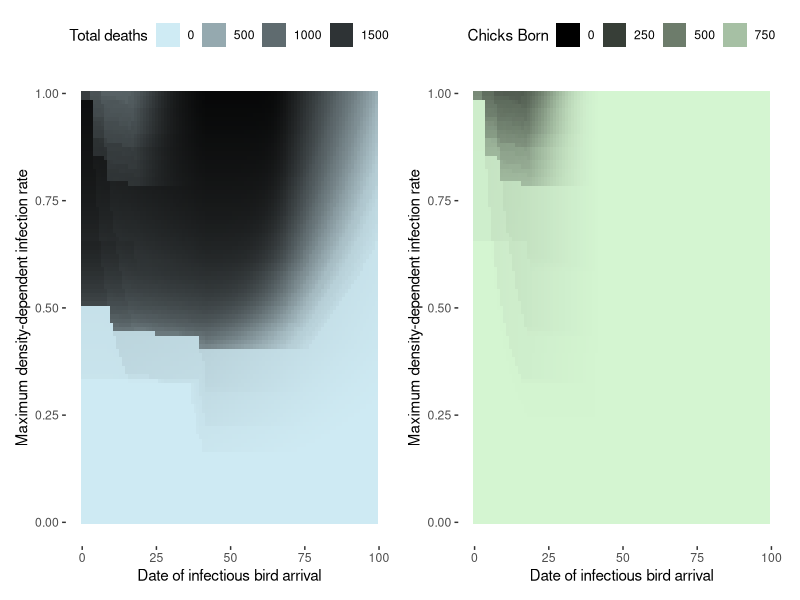

Generate this figure with R:
# Preliminary seabird colony SID model
# L.U.T. 2023-09-11
library(tidyverse)
library(patchwork)

# Biological parameters
SEASON_LENGTH          <- 121       # Number of days between May 1 and September 1
MIGRATION_INCOMING_DAY <- 0         # Season day that adults begin migrating into the breeding ground (May 1)
MIGRATION_OUTGOING_DAY <- 76        # Season day that adults begin migrating out of the breeding ground (July 15)
MIGRATION_IN_RATE      <- 0.05      # S adults arriving per day via migration (proportion of max population)
MIGRATION_OUT_RATE     <- 0.02      # S birds leaving per day via migration (proportion of current population)
INCOMING_I_RATE        <- 0.01     # I adults arriving on infection day (proportion of max population)

MAX_ADULTS             <- 1000      # Total population size of adults

HATCH_DAY              <- 42        # Season day that chicks start hatching (29 days after May 14)              

PRODUCTIVITY <- 0.5 * 2.33 * 0.81   # Productivity rate (== nests per parent * clutch size * hatch rate)

MAX_CHICKS             <- MAX_ADULTS * PRODUCTIVITY

# Infection rate function, scaling exponentially from 0 to 0.5 across the range from 0 to max individuals
ir <- function(n, maxInfectionRate) {
    b <- 0.00001  # Parameter b controls the rate of increase
    maxInfectionRate * (exp(b*n)-1) / (exp(b*(MAX_ADULTS+MAX_CHICKS))-1)
}

DEATH_RATE  <- 0.30       

# Function to simulate disease dynamics based on variable infection day
simulateSeason <- function(maxInfectionRate, infectionDay) {
    # Initialize model trackers
    S <- 0
    I <- 0
    D <- 0
    adultCounter <- 0

    for (day in 0:SEASON_LENGTH) {
        ## Migration and hatching

        # Incoming migration of susceptible adults
        if (day >= MIGRATION_INCOMING_DAY & adultCounter < MAX_ADULTS) {
            newAdults <- MAX_ADULTS * MIGRATION_IN_RATE
            adultCounter <- adultCounter + newAdults
            S <- S + newAdults
        }

        # Hatch chicks
        if (day == HATCH_DAY) {
            newChicks <- floor(S * PRODUCTIVITY)
            S <- S + newChicks
        }

        # Outgoing migration of susceptible (i.e., healthy) birds only
        if (day >= MIGRATION_OUTGOING_DAY) {
            S <- S - S * MIGRATION_OUT_RATE
        }

        # On infection day, add burst of infectious adults
        if (day == infectionDay) {
            I <- I + MAX_ADULTS * INCOMING_I_RATE
        } 

        ## Infection  updates

        infectionRate <- ir(S+I, maxInfectionRate)
        newInfections <- min(S, floor(infectionRate * (S*I)/(S+I)))
        newDeaths <- min(I, floor(DEATH_RATE * I))

        S <- S - newInfections
        I <- I + newInfections - newDeaths
        D <- D + newDeaths
    }

    monitor <- tibble(Max_Infection_Rate = maxInfectionRate,
                      Infection_Day = infectionDay,
                      Chicks_Born = newChicks,
                      D = D)
    return(monitor)
}

# Generate test conditions
maxInfectionRate <- seq(0, 1, by=0.01)
infectionDay  <- 0:99

variables <- expand.grid(maxInfectionRate, infectionDay)

# Test results from all possible infection days
results <- map2_dfr(variables[,1], variables[,2], simulateSeason)

summarized <- results |>
           group_by(Max_Infection_Rate, Infection_Day) |>
           summarize(Chicks_Born = max(Chicks_Born),
                     D = max(D))

plot_deaths <- ggplot(summarized) +
            geom_tile(aes(x=Infection_Day, y=Max_Infection_Rate, fill=D)) +
            scale_fill_gradient(low="#cfebf4", high="black", limits=c(0, (MAX_ADULTS+MAX_CHICKS))) +
            xlab("Date of infectious bird arrival") +
            ylab("Maximum density-dependent infection rate") +
            guides(fill=guide_legend(title="Total deaths")) +
            theme(legend.position = "top",
                  panel.grid=element_blank(),
                  panel.background=element_blank())

plot_chicks <- ggplot(summarized) +
            geom_tile(aes(x=Infection_Day, y=Max_Infection_Rate, fill=Chicks_Born)) +
            scale_fill_gradient(low="black", high="#d2f4cff4", limits=c(0, MAX_CHICKS)) +
            xlab("Date of infectious bird arrival") +
            ylab("Maximum density-dependent infection rate") +
            guides(fill=guide_legend(title="Chicks Born")) +
            theme(legend.position = "top",
                  panel.grid=element_blank(),
                  panel.background=element_blank())        

plot_combined <- plot_deaths + plot_chicks

ggsave(plot_combined, filename="C:/Users/ltayl/Desktop/temp_seabird_sid_plots.pdf",
       width=10, height=5)

# OLD
# plot <- ggplot(results) + 
#      geom_line(aes(x=Day, y=D/(MAX_ADULTS+MAX_CHICKS))) +
#      facet_wrap(facets=vars(Infection_Day), nrow=10, ncol=10) +
#      scale_x_continuous(limits=c(0, SEASON_LENGTH), breaks=seq(0, SEASON_LENGTH, by=50)) +
#      scale_y_continuous(limits=c(0, 0.5), breaks=seq(0, 1, by=0.25)) +
#      xlab("Day") +
#      ylab("Deaths (prop. of maximum pop.)") +
#      ggtitle("Day of infectious arrival") +
#      theme_bw()
# ggsave(filename="seabird_sid_plot.pdf", plot, width=10, height=10)
